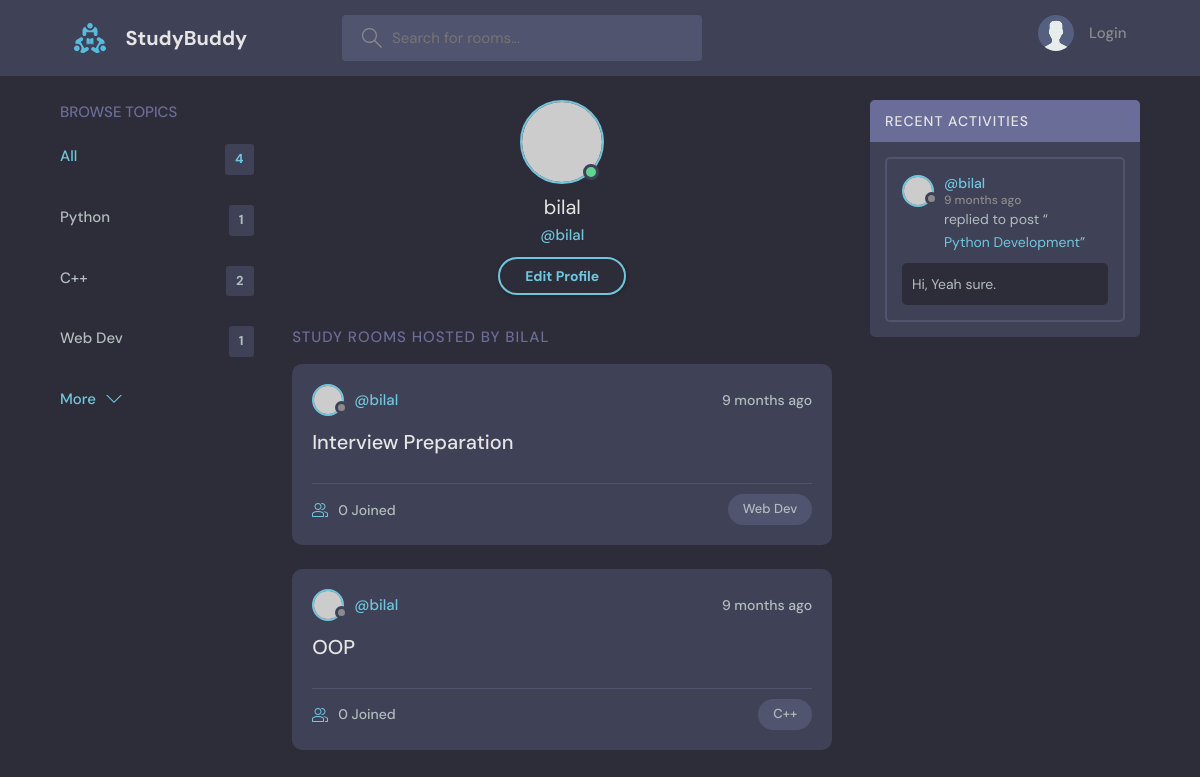
Before: /user-profile/2/ with the older database file.
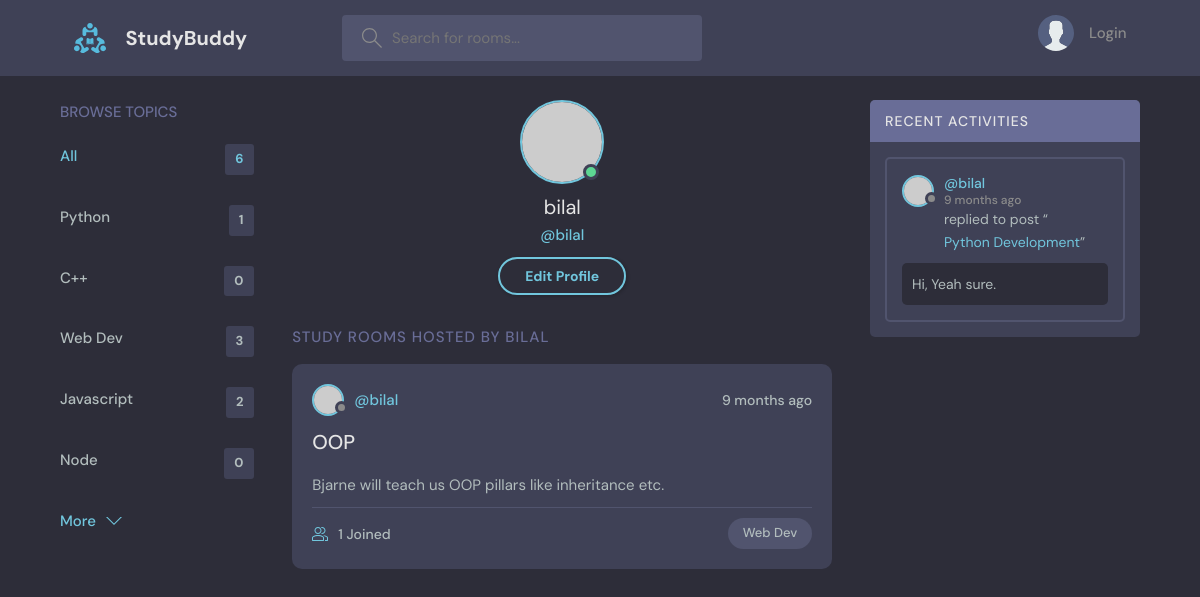
After: the same page with the newer database file.
### TestApp/models.py (models this page shows)
class Topic(models.Model):
    name=models.CharField(max_length=255)
    def __str__(self):
        return self.name

class Room(models.Model):
    topic=models.ForeignKey(Topic,on_delete=models.SET_NULL ,null=True)
    host=models.ForeignKey(User,on_delete=models.SET_NULL, null=True)
    participants=models.ManyToManyField(User,related_name='participants',blank=True)
    name=models.CharField(max_length=255)
    description=models.TextField(null=True, blank=True)
    updated_on=models.DateTimeField(auto_now=True)
    created_on=models.DateTimeField(auto_now_add=True)
    class Meta:
        ordering=['-updated_on','-created_on']
    def __str__(self):
        return self.name

class Message(models.Model):
    user=models.ForeignKey(User,on_delete=models.CASCADE)
    room=models.ForeignKey(Room,on_delete=models.CASCADE)
    body=models.TextField(null=False)
    updated_on=models.DateTimeField(auto_now=True)
    created_on=models.DateTimeField(auto_now_add=True)
    def __str__(self):
        return self.body[0:50]
    class Meta:
        ordering=['-updated_on','created_on']

### TestApp/views.py (the view)
# urls.py: path('user-profile/<str:pk>/',views.userProfile,name='user-profile'),
def userProfile(request, pk):
    user=User.objects.get(id=pk)
    topics=Topic.objects.all()
    rooms=user.room_set.all()
    room_messages=user.message_set.all()
    total_rooms=Room.objects.all().count()
    context={'user':user,'topics' : topics,'rooms':rooms,'room_messages':room_messages,'total_rooms':total_rooms}
    return render(request,'TestApp/UserProfile.html',context)

### TestApp/templates/TestApp/UserProfile.html
{% extends 'Main.html' %}
{% block content %}
<main class="profile-page layout layout--3">
  <div class="container">
    {% include 'TestApp/topic_component.html' %}
    <div class="roomList">
      <div class="profile">
        <div class="profile__avatar">
          <div class="avatar avatar--large active">
            <img src="https://randomuser.me/api/portraits/men/11.jpg" />
          </div>
        </div>
        <div class="profile__info">
          <h3>{{user}}</h3>
          <p>@{{user}}</p>
          <a href="edit-user.html" class="btn btn--main btn--pill">Edit Profile</a>
        </div>
      </div>
      <div class="roomList__header">
        <div>
          <h2>Study Rooms Hosted by {{user}}</a>
          </h2>
        </div>
      </div>
      {% include 'TestApp/feed_component.html' %}
    </div>
    {% include 'TestApp/activity_component.html' %}
  </div>
</main>
{% endblock content %}

### templates/Main.html (shortened to what this page needs)
{% load static %}
<!DOCTYPE html>
<html lang="en">
    <head>
        <link rel="stylesheet" href="{% static 'styles/style.css'%} " />
    </head>
    <body>
        {% include 'NavBar.html' %} {% block content %} {% endblock %}
    </body>
</html>

### templates/NavBar.html (shortened to what this page needs)
{% load static %}
<header class="header header--loggedIn">
    <div class="container">
        <a href="{% url 'home' %}" class="header__logo">
            <img src="{% static 'images/logo.svg' %}" />
            <h1>StudyBuddy</h1>
        </a>
        <form class="header__search" method="GET" action="{% url 'home' %}">
            <label>
                <input type="text" name="q" placeholder="Search for rooms..." />
            </label>
        </form>
        <nav class="header__menu">
            {% if request.user.is_authenticated %}
            <div class="header__user">
                <a href="{% url 'user-profile' request.user.id %}">
                    <div class="avatar avatar--medium active">
                        <img src="https://randomuser.me/api/portraits/men/37.jpg" />
                    </div>
                    <p>{{request.user}} <span>@{{request.user}}</span></p>
                </a>
                <button class="dropdown-button">
                    <svg version="1.1" xmlns="http://www.w3.org/2000/svg" width="32" height="32" viewBox="0 0 32 32">
                        <title>chevron-down</title>
                        <path d="M16 21l-13-13h-3l16 16 16-16h-3l-13 13z"></path>
                    </svg>
                </button>
            </div>
            <div class="dropdown-menu">
                <a href="settings.html" class="dropdown-link"
                    ><svg version="1.1" xmlns="http://www.w3.org/2000/svg" width="32" height="32" viewBox="0 0 32 32">
                        <title>tools</title>
                        <path
                            d="M27.465 32c-1.211 0-2.35-0.471-3.207-1.328l-9.392-9.391c-2.369 0.898-4.898 0.951-7.355 0.15-3.274-1.074-5.869-3.67-6.943-6.942-0.879-2.682-0.734-5.45 0.419-8.004 0.135-0.299 0.408-0.512 0.731-0.572 0.32-0.051 0.654 0.045 0.887 0.277l5.394 5.395 3.586-3.586-5.394-5.395c-0.232-0.232-0.336-0.564-0.276-0.887s0.272-0.596 0.572-0.732c2.552-1.152 5.318-1.295 8.001-0.418 3.274 1.074 5.869 3.67 6.943 6.942 0.806 2.457 0.752 4.987-0.15 7.358l9.392 9.391c0.844 0.842 1.328 2.012 1.328 3.207-0 2.5-2.034 4.535-4.535 4.535zM15.101 19.102c0.26 0 0.516 0.102 0.707 0.293l9.864 9.863c0.479 0.479 1.116 0.742 1.793 0.742 1.398 0 2.535-1.137 2.535-2.535 0-0.668-0.27-1.322-0.742-1.793l-9.864-9.863c-0.294-0.295-0.376-0.74-0.204-1.119 0.943-2.090 1.061-4.357 0.341-6.555-0.863-2.631-3.034-4.801-5.665-5.666-1.713-0.561-3.468-0.609-5.145-0.164l4.986 4.988c0.391 0.391 0.391 1.023 0 1.414l-5 5c-0.188 0.188-0.441 0.293-0.707 0.293s-0.52-0.105-0.707-0.293l-4.987-4.988c-0.45 1.682-0.397 3.436 0.164 5.146 0.863 2.631 3.034 4.801 5.665 5.666 2.2 0.721 4.466 0.604 6.555-0.342 0.132-0.059 0.271-0.088 0.411-0.088z"
                        ></path>
                    </svg>
                    Settings</a
                >
                <a href="{% url 'logout' %} " class="dropdown-link"
                    ><svg version="1.1" xmlns="http://www.w3.org/2000/svg" width="32" height="32" viewBox="0 0 32 32">
                        <title>sign-out</title>
                        <path d="M3 0h22c0.553 0 1 0 1 0.553l-0 3.447h-2v-2h-20v28h20v-2h2l0 3.447c0 0.553-0.447 0.553-1 0.553h-22c-0.553 0-1-0.447-1-1v-30c0-0.553 0.447-1 1-1z"></path>
                        <path d="M21.879 21.293l1.414 1.414 6.707-6.707-6.707-6.707-1.414 1.414 4.293 4.293h-14.172v2h14.172l-4.293 4.293z"></path>
                    </svg>
                    Logout</a
                >
            </div>
            {% else %}
            <a href="{% url 'login' %} ">
                <img src="{% static 'images/avatar.svg'%}" />
                <p>Login</p>
            </a>
            {% endif %}
        </nav>
    </div>
</header>

### TestApp/templates/TestApp/topic_component.html
<div class="topics">
    <div class="topics__header">
        <h2>Browse Topics</h2>
    </div>
    <ul class="topics__list">
        <li>
            <a href="{% url 'home' %}" class="active">All <span>{{total_rooms}}</span></a>
        </li>
        {% for topic in topics %}
        <li>
            <a href="{% url 'home' %}?q={{topic.name}}">{{topic.name}} <span>{{topic.room_set.all.count}} </span></a>
        </li>
        {% endfor %}
    </ul>
    <a class="btn btn--link" href="topics.html">
        More
        <svg version="1.1" xmlns="http://www.w3.org/2000/svg" width="32" height="32" viewBox="0 0 32 32">
            <title>chevron-down</title>
            <path d="M16 21l-13-13h-3l16 16 16-16h-3l-13 13z"></path>
        </svg>
    </a>
</div>

### TestApp/templates/TestApp/feed_component.html (shortened to what this page needs)
{% for room in rooms %}
<div class="roomListRoom">
    <div class="roomListRoom__header">
        <a href="{% url 'user-profile' room.host.id %}" class="roomListRoom__author">
            <div class="avatar avatar--small">
                <img src="https://randomuser.me/api/portraits/women/11.jpg" />
            </div>
            <span>@{{room.host}}</span>
        </a>
        <div class="roomListRoom__actions">
            <span>{{room.created_on | timesince}} ago</span>
        </div>
    </div>
    <div class="roomListRoom__content">
        <a href="{% url 'room' room.id %}">{{room.name}}</a>
        <p>{{room.description}}</p>
    </div>
    <div class="roomListRoom__meta">
        <a href="{% url 'room' room.id %}" class="roomListRoom__joined">
            {{room.participants.count}} Joined
        </a>
        <p class="roomListRoom__topic">{{room.topic}}</p>
    </div>
</div>
{% endfor %}

### TestApp/templates/TestApp/activity_component.html (shortened to what this page needs)
<div class="activities">
    <div class="activities__header">
        <h2>Recent Activities</h2>
    </div>
    {% for message in room_messages %}
    <div class="activities__box">
        <div class="activities__boxHeader roomListRoom__header">
            <a href="{% url 'user-profile' message.user.id %}" class="roomListRoom__author">
                <div class="avatar avatar--small">
                    <img src="https://randomuser.me/api/portraits/women/11.jpg" />
                </div>
                <p>
                    @{{message.user}}
                    <span>{{message.created_on | timesince}} ago</span>
                </p>
            </a>
        </div>
        <div class="activities__boxContent">
            <p>replied to post “<a href="{% url 'room' message.room.id %}">{{message.room}}</a>”</p>
            <div class="activities__boxRoomContent">{{message}}</div>
        </div>
    </div>
    {% endfor %}
</div>

Changed rows visible on the page:
removed Room: host "bilal", created_on "9 months", name "Interview Preparation", participants.count "0", topic "Web Dev"
computed for Topic (number 2 of 5 on the later page): room_set.all.count "2" → "0"
computed for Topic "Web Dev": room_set.all.count "1" → "3"
added Topic: name "Javascript", room_set.all.count "2"
added Topic: name "Node", room_set.all.count "0"
changed Room "OOP": description (not shown) → "Bjarne will teach us OOP pillars like inheritance etc."; participants.count "0" → "1"; topic "C++" → "Web Dev"
Other visible differences:
{{ total_rooms }}: "4" → "6"
